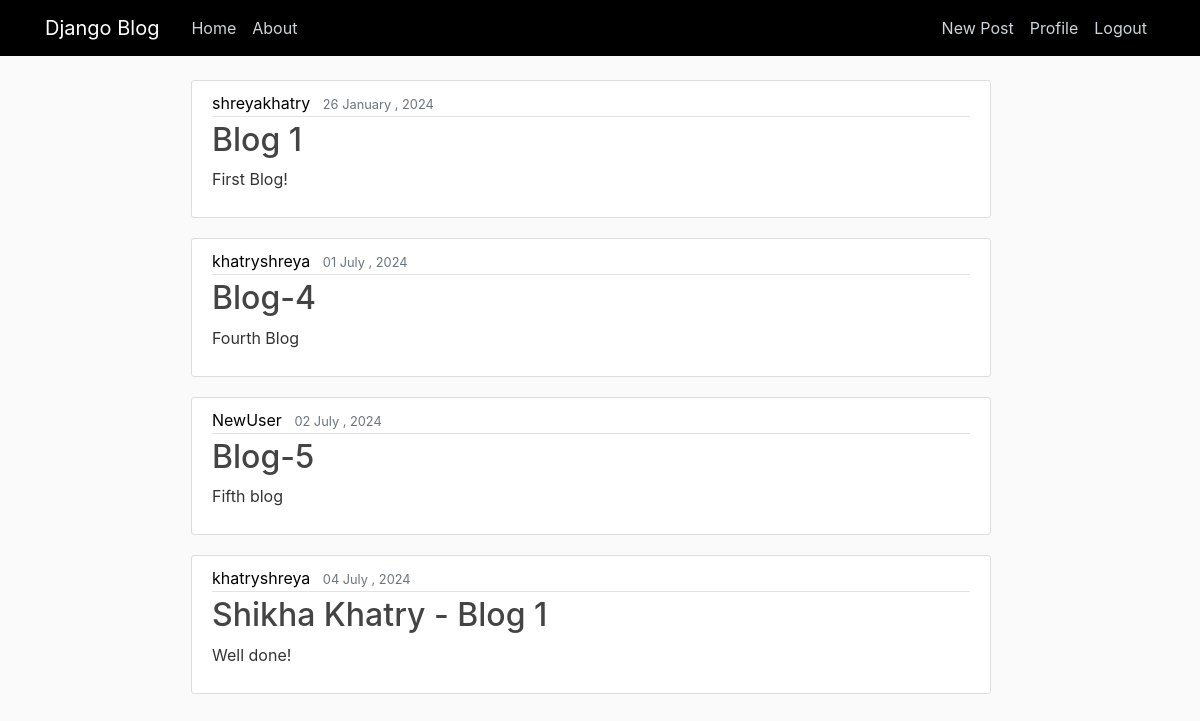
The page / (signed in) on the database its author committed.
### blog/models.py (models this page shows, shortened)
class Post(models.Model):
    title=models.CharField(max_length=255)
    content=models.TextField()
    date_posted=models.DateTimeField(default=timezone.now)
    author=models.ForeignKey(User,on_delete=models.CASCADE)

### blog/views.py (the view)
# urls.py: path('',views.home,name='blog-home'),
def home(request):
    context={
        'posts': Post.objects.all()
    }
    return render(request, 'blog/home.html',context)

### blog/templates/blog/home.html
{%extends "blog/base.html" %}
{% block content%}
    {% for post in posts %}
        <article class="media content-section" style="margin-left: 20%; width: 50rem" >
            <div class="media-body">
                <div class="article-metadata">
                    <a class="mr-2" href="#" style="color: black" >{{ post.author }}</a>
                    <small class="text-muted">{{ post.date_posted|date:"d F , Y"}}</small>
                </div>
                <h2><a class="article-title" href="{% url 'post-detail' post.id %}">{{ post.title }}</a></h2>
                <p class="article-content">{{ post.content }}</p>
            </div>
        </article>
    {% endfor %}
{% endblock content %}

### blog/static/blog/main.css (style rules this page uses)
body { background: #fafafa; color: #333333; margin-top: 5rem; }
h1, h2, h3, h4, h5, h6 { color: #444444; }
.content-section { background: #ffffff; padding: 10px 20px; border: 1px solid #dddddd; border-radius: 3px; margin-bottom: 20px; }
.article-title { color: #444444; }
.article-content { white-space: pre-line; }
.article-metadata { padding-bottom: 1px; margin-bottom: 4px; border-bottom: 1px solid #e3e3e3 }

### rows shown on the page
Post: author "shreyakhatry", date_posted "26 January , 2024", title "Blog 1", content "First Blog!"
Post: author "khatryshreya", date_posted "01 July , 2024", title "Blog-4", content "Fourth Blog"
Post: author "NewUser", date_posted "02 July , 2024", title "Blog-5", content "Fifth blog"
Post: author "khatryshreya", date_posted "04 July , 2024", title "Shikha Khatry - Blog 1", content "Well done!"
